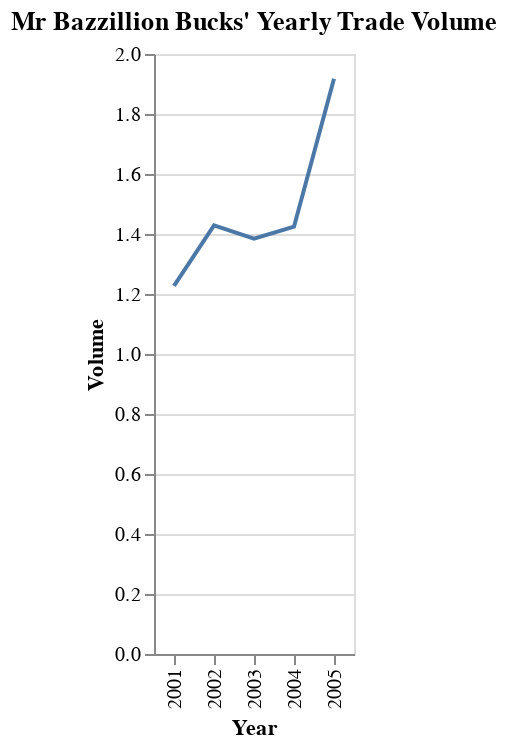

Notebook code for this chart:
### Code cell
# c
import altair as alt

yearly_market = market.groupby("Year")['Volume'].mean().reset_index()
yearly_market['Year'] = yearly_market['Year'].astype(str)

(
    alt.Chart(yearly_market)
       .mark_line()
       .encode(x='Year', y='Volume')
       .properties(title="Mr Bazzillion Bucks' Yearly Trade Volume")
)

### Figure 1 — Vega-Lite specification as saved in the notebook (floating-point values rounded to 4 significant figures)
{"config": {"view": {"continuousWidth": 400, "continuousHeight": 300}}, "data": {"name": "data-e0a96169e4f6a522b363cecf5b8e773b"}, "mark": "line", "encoding": {"x": {"field": "Year", "type": "nominal"}, "y": {"field": "Volume", "type": "quantitative"}}, "title": "Mr Bazzillion Bucks' Yearly Trade Volume", "$schema": "https://vega.github.io/schema/vega-lite/v4.17.0.json", "datasets": {"data-e0a96169e4f6a522b363cecf5b8e773b": [{"Year": "2001", "Volume": 1.227}, {"Year": "2002", "Volume": 1.428}, {"Year": "2003", "Volume": 1.385}, {"Year": "2004", "Volume": 1.424}, {"Year": "2005", "Volume": 1.917}]}}
